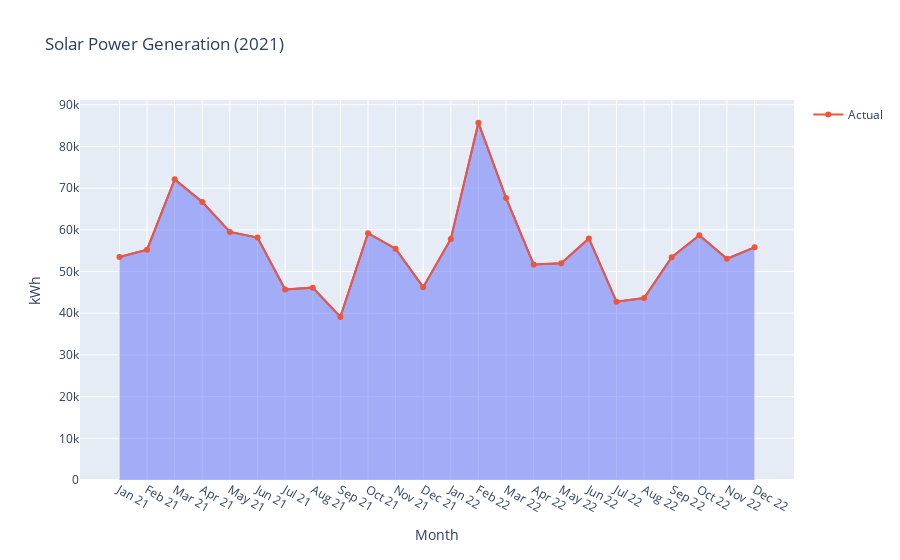

Write notebook code for a chart like this one.
### Markdown cell above
<h4> 4. Why especially in February-March for both years, increasing solar power generation capabilities minimized external power dependency even more effectively? </h4>

### Code cell
fig = px.area(solar_generation_data, x='Month', y='Generation',
             title="Solar Power Generation (2021)",
             labels={'Generation':'kWh'})
fig.add_scatter(x=solar_generation_data['Month'], y=solar_generation_data['Generation'], 
               mode='lines+markers', name='Actual')
fig.show()

### Figure 1 — Plotly figure (JSON) as saved in the notebook; plotly's stock layout.template omitted (floating-point values rounded to 4 significant figures)
{"data": [{"fillpattern": {"shape": ""}, "hovertemplate": "Month=%{x}<br>kWh=%{y}<extra></extra>", "legendgroup": "", "line": {"color": "#636efa"}, "marker": {"symbol": "circle"}, "mode": "lines", "name": "", "orientation": "v", "showlegend": false, "stackgroup": "1", "type": "scatter", "x": ["Jan 21", "Feb 21", "Mar 21", "Apr 21", "May 21", "Jun 21", "Jul 21", "Aug 21", "Sep 21", "Oct 21", "Nov 21", "Dec 21", "Jan 22", "Feb 22", "Mar 22", "Apr 22", "May 22", "Jun 22", "Jul 22", "Aug 22", "Sep 22", "Oct 22", "Nov 22", "Dec 22"], "xaxis": "x", "y": [53492, 55250, 72111, 66687, 59496, 58152, 45676, 46142, 39108, 59193, 55470, 46258, 57827, 85689, 67652, 51715, 51965, 57952, 42758, 43645, 53446, 58693, 53070, 55804], "yaxis": "y"}, {"mode": "lines+markers", "name": "Actual", "type": "scatter", "x": ["Jan 21", "Feb 21", "Mar 21", "Apr 21", "May 21", "Jun 21", "Jul 21", "Aug 21", "Sep 21", "Oct 21", "Nov 21", "Dec 21", "Jan 22", "Feb 22", "Mar 22", "Apr 22", "May 22", "Jun 22", "Jul 22", "Aug 22", "Sep 22", "Oct 22", "Nov 22", "Dec 22"], "y": [53492, 55250, 72111, 66687, 59496, 58152, 45676, 46142, 39108, 59193, 55470, 46258, 57827, 85689, 67652, 51715, 51965, 57952, 42758, 43645, 53446, 58693, 53070, 55804]}], "layout": {"legend": {"tracegroupgap": 0}, "title": {"text": "Solar Power Generation (2021)"}, "xaxis": {"anchor": "y", "domain": [0, 1], "title": {"text": "Month"}}, "yaxis": {"anchor": "x", "domain": [0, 1], "title": {"text": "kWh"}}}}
